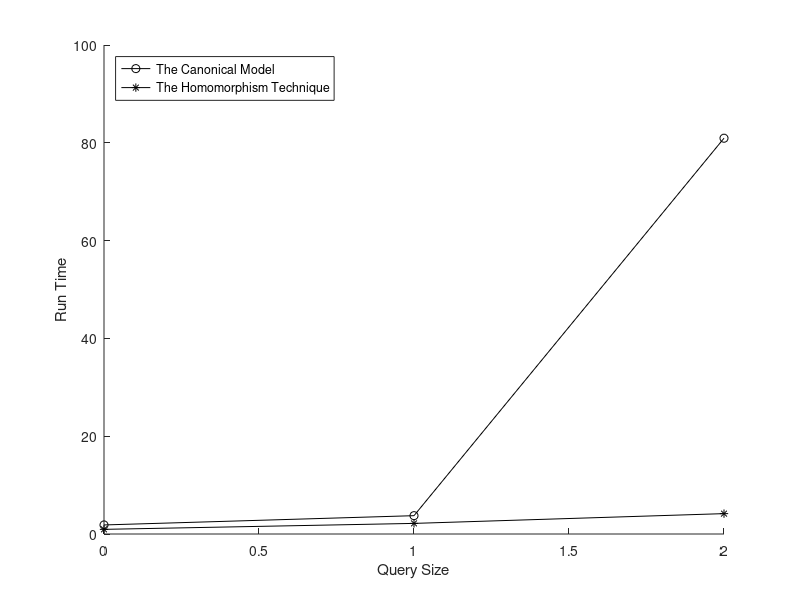

Write MATLAB code to recreate this figure.
format long
A = [
	0	1.850600	0.950300;
	1	3.748400	2.168800;
	2	80.937500	4.166100;
];

hold on
f = plot(A(:,1), A(:,2), 'k-o');
f = plot(A(:,1), A(:,3), 'k-*');
hold off
xlabel('Query Size')
ylabel('Run Time')
legend('The Canonical Model', 'The Homomorphism Technique', 'Location', 'northwest')
saveas(f, '../img/ChildDescendantBranchRank2WildcardGraph.png');
